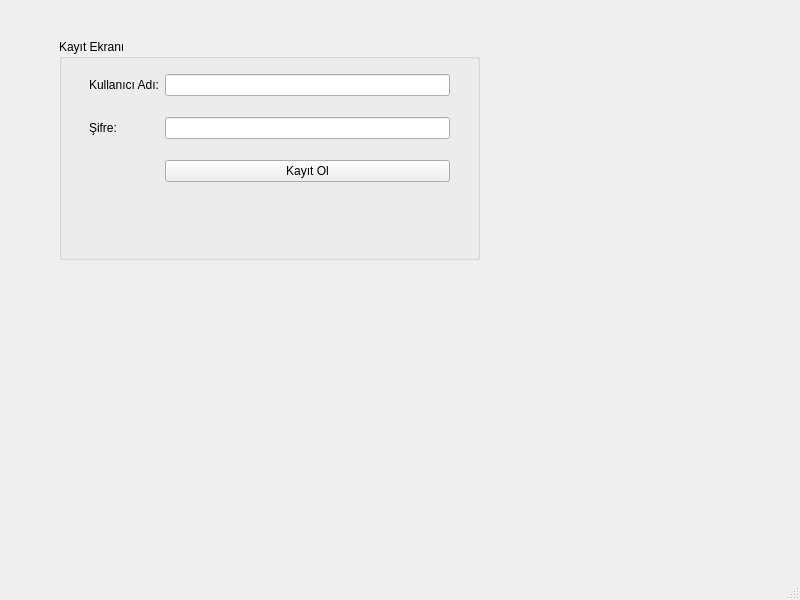
<?xml version="1.0" encoding="UTF-8"?>
<ui version="4.0">
 <class>MainWindow</class>
 <widget class="QMainWindow" name="MainWindow">
  <property name="geometry">
   <rect>
    <x>0</x>
    <y>0</y>
    <width>800</width>
    <height>600</height>
   </rect>
  </property>
  <property name="windowTitle">
   <string>MainWindow</string>
  </property>
  <widget class="QWidget" name="arayuz2">
   <widget class="QGroupBox" name="groupBox">
    <property name="geometry">
     <rect>
      <x>59</x>
      <y>39</y>
      <width>421</width>
      <height>221</height>
     </rect>
    </property>
    <property name="title">
     <string>Kayıt Ekranı</string>
    </property>
    <widget class="QWidget" name="">
     <property name="geometry">
      <rect>
       <x>30</x>
       <y>20</y>
       <width>361</width>
       <height>141</height>
      </rect>
     </property>
     <layout class="QGridLayout" name="gridLayout">
      <item row="0" column="0">
       <widget class="QLabel" name="lbl_kullanici1">
        <property name="text">
         <string>Kullanıcı Adı:</string>
        </property>
       </widget>
      </item>
      <item row="0" column="1">
       <widget class="QLineEdit" name="txt_kullanici1"/>
      </item>
      <item row="1" column="0">
       <widget class="QLabel" name="lbl_sifre1">
        <property name="text">
         <string>Şifre:</string>
        </property>
       </widget>
      </item>
      <item row="1" column="1">
       <widget class="QLineEdit" name="txt_sifre1"/>
      </item>
      <item row="2" column="1">
       <widget class="QPushButton" name="btn_kayit1">
        <property name="text">
         <string>Kayıt Ol</string>
        </property>
       </widget>
      </item>
     </layout>
    </widget>
   </widget>
  </widget>
  <widget class="QMenuBar" name="menubar">
   <property name="geometry">
    <rect>
     <x>0</x>
     <y>0</y>
     <width>800</width>
     <height>21</height>
    </rect>
   </property>
  </widget>
  <widget class="QStatusBar" name="statusbar"/>
 </widget>
 <resources/>
 <connections/>
</ui>
